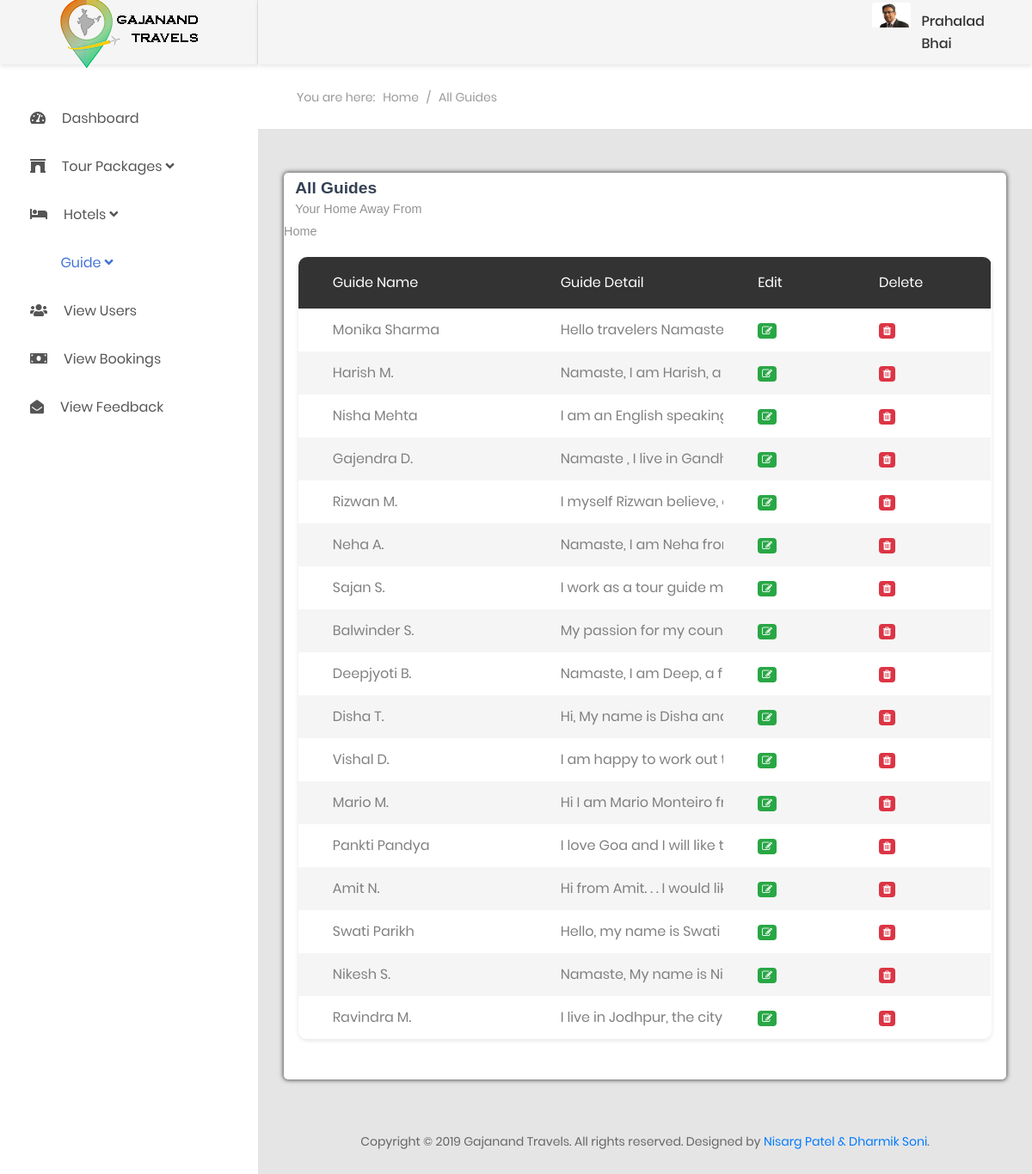
Screenshot of /admin/all_guides.php with the database file from the repository.
### tables this page shows
CREATE TABLE IF NOT EXISTS `tour_guide` (
  `Guide_Id` int(3) NOT NULL AUTO_INCREMENT,
  `Guide_Name` varchar(30) NOT NULL,
  `Guide_Detail` text NOT NULL,
  `Guide_State` varchar(30) NOT NULL,
  `Guide_Image` varchar(255) NOT NULL,
  `Package_Id` int(3) NOT NULL,
  PRIMARY KEY (`Guide_Id`),
  KEY `Guide_Id` (`Guide_Id`),
  KEY `Package_Id` (`Package_Id`)
);

### admin/guide_table.php (called while the page is built, shortened)
<?php
include('../includes/config.php');
$guide_detail = "SELECT * from tour_guide ";
$guide_detail_rs = mysqli_query($con,$guide_detail);
?>

### admin/all_guides.php (the view, shortened to what this page needs)
<?php
    include('guide_table.php');
 ?>
<!DOCTYPE html>
<html lang="en">
<head>
    <link href="css/font-face.css" rel="stylesheet" media="all">
    <link href="vendor/font-awesome-4.7/css/font-awesome.min.css" rel="stylesheet" media="all">
    <link href="vendor/font-awesome-5/css/fontawesome-all.min.css" rel="stylesheet" media="all">
    <link href="vendor/mdi-font/css/material-design-iconic-font.min.css" rel="stylesheet" media="all">
    <link href="vendor/bootstrap-4.1/bootstrap.min.css" rel="stylesheet" media="all">
    <link href="vendor/animsition/animsition.min.css" rel="stylesheet" media="all">
    <link href="vendor/bootstrap-progressbar/bootstrap-progressbar-3.3.4.min.css" rel="stylesheet" media="all">
    <link href="vendor/wow/animate.css" rel="stylesheet" media="all">
    <link href="vendor/css-hamburgers/hamburgers.min.css" rel="stylesheet" media="all">
    <link href="vendor/slick/slick.css" rel="stylesheet" media="all">
    <link href="vendor/select2/select2.min.css" rel="stylesheet" media="all">
    <link href="vendor/perfect-scrollbar/perfect-scrollbar.css" rel="stylesheet" media="all">
<link rel='stylesheet' href='https://use.fontawesome.com/releases/v5.7.0/css/all.css'>
    <link rel="stylesheet" href="https://cdnjs.cloudflare.com/ajax/libs/font-awesome/4.7.0/css/font-awesome.min.css">
    <link href="css/theme.css" rel="stylesheet" media="all">
    <link href="css/my1.css" rel="stylesheet" media="all">
</head>
<body class="animsition">
    <div class="page-wrapper">
        <aside class="menu-sidebar d-none d-lg-block">
            <div class="logo">
                <a href="#">
                    <img src="../Logo/nisFinal.png" alt="Cool Admin"  />
                </a>
            </div>
            <div class="menu-sidebar__content js-scrollbar1">
                <nav class="navbar-sidebar">
                    <ul class="list-unstyled navbar__list">
                         <li class="has-sub">
                            <a href="home.php">
                                <i class="fas fa-tachometer-alt"></i>Dashboard
                            </a>
                        </li>
                        <li>
                            <a class="js-arrow" href="#">
                                <i class="fas fa-archway"></i>Tour Packages
                                <span class="arrow">
                                    <i class="fas fa-angle-down"></i>
                                </span>
                            </a>
                        </li>
                        <li class="has-sub">
                            <a class="js-arrow " href="#">
                                <i class="fas fa-hotel"></i>Hotels
                                <span class="arrow">
                                    <i class="fas fa-angle-down"></i>
                                </span>
                            </a>
                        </li>
                        <li class="has-sub active">
                            <a class="js-arrow" href="#">
                                <i class="zmdi zmdi-face"></i> Guide
                                <span class="arrow">
                                    <i class="fas fa-angle-down"></i>
                                </span>
                            </a>
                        </li>
                        <li class="has-sub">
                            <a href="all_users.php">
                                <i class="fas fa-users"></i>View Users
                            </a>
                        </li>
                        <li class="has-sub">
                            <a href="view_bookings.php">
                                <i class="fas fa-money"></i>View Bookings
                            </a>
                        </li>
                        <li class="has-sub">
                            <a href="view_feedback.php">
                                <i class="fa fa-envelope-open"></i>View Feedback
                            </a>
                        </li>
                    </ul>
                </nav>
            </div>
        </aside>
        <div class="page-container">
            <header class="header-desktop">
                <div class="section__content section__content--p30">
                    <div class="container-fluid">
                        <div class="header-wrap">
                            <div class="header-button">
           <div class="account-wrap" >
                                    <div class="account-item clearfix js-item-menu">
                                        <div class="image">
                                            <img src="images/admin.jpg" alt="Admin"  />
                                        </div>
                                        <div class="content">
                                            <a class="js-acc-btn" href="#">Prahalad Bhai</a>
                                        </div>
                                    </div>
                                </div>
                            </div>
                        </div>
                    </div>
                </div>
            </header>
            <section class="au-breadcrumb m-t-75">
                <div class="section__content section__content--p30">
                    <div class="container-fluid">
                        <div class="row">
                            <div class="col-md-12">
                                <div class="au-breadcrumb-content">
                                    <div class="au-breadcrumb-left">
                                        <span class="au-breadcrumb-span">You are here:</span>
                                        <ul class="list-unstyled list-inline au-breadcrumb__list">
                                            <li class="list-inline-item active">
                                                <a href="home.php">Home</a>
                                            </li>
                                            <li class="list-inline-item seprate">
                                                <span>/</span>
                                            </li>
                                            <li class="list-inline-item">All Guides</li>
                                        </ul>
                                    </div>
                                </div>
                            </div>
                        </div>
                    </div>
                </div>
            </section>
            <div class="main-content">
                <div class="section__content section__content--p30">
                    <div class="container-fluid">
                        <div class="row rrow" style="margin-top: -8%;">
                            <div class="two-box-text">
                        <h4 class="two-box-title">
                                    All Guides
                                </h4>
                                <span class="two-box-desc">
                                    your home away from home
                                </span>
                    </div>
                            <div class="col-lg-18" style="width: 100%; padding: 2%;">
                                <div class="table-responsive table--no-card m-b-30">
                                    <table class="table table-borderless table-striped table-earning">
                                        <thead>
                             <tr>
                                            <th scope="col">Guide Name</th>
                                            <th scope="col">Guide Detail</th>
                                            <th scope="col">Edit</th>
                                            <th scope="col">Delete</th>
                                        </tr>
                                    </thead>
                                    <tbody>
                                        <?php
                                            while($guide_detail_data = mysqli_fetch_array($guide_detail_rs)){
                                         ?>
                                        <tr>
                                            <td><?php echo $guide_detail_data['Guide_Name'];?></td>
                                            <td style="max-width: 100px; overflow-x: scroll;"><?php echo $guide_detail_data['Guide_Detail'];?></td>
                                            <td><a href="edit_guide.php?guideid=<?php echo $guide_detail_data['Guide_Id']; ?>"><span class="badge badge-success" style="cursor:pointer;" ><i class="fa fa-pencil-square-o"></i></span></a></td>
                                            <td><a href="del_guide.php?guideid=<?php echo $guide_detail_data['Guide_Id']; ?>"><span class="badge badge-danger" style="cursor:pointer;"><i class="fa fa-trash"></i></span></a></td>
                                        </tr>
                                        <?php
                                    }
                                    ?>
                                        </tbody>
                                    </table>
                                </div>
                            </div>
                        </div>
                        <div class="row">
                            <div class="col-md-12">
                                <div class="copyright">
                                    <p>Copyright © 2019 Gajanand Travels. All rights reserved. Designed by <a href="#">Nisarg Patel & Dharmik Soni</a>.</p>
                                </div>
                            </div>
                        </div>
                    </div>
                </div>
            </div>
        </div>
    </div>
</body>
</html>

### admin/css/my1.css (style rules this page uses)
.rrow { background-color: #fff; margin-bottom:5%; box-shadow:0px 0px 5px 1px #555; border-radius:5px; }
.two-box-title { font-size: 1.2rem; font-weight: 700; color: #344054; font-family: 'Quicksand', sans-serif; text-transform: capitalize; padding-left: 7%; padding-top: 3%; }
.two-box-desc { font-size: .9rem; font-weight: 500; color: #929292; font-family: 'Quicksand', sans-serif; text-transform: capitalize; padding-left: 7%; width:auto; }

### rows the page displays
tour_guide: Guide_Name "Monika Sharma", Guide_Detail "Hello travelers…"
tour_guide: Guide_Name "Harish M.", Guide_Detail "Namaste, I am Harish, a…"
tour_guide: Guide_Name "Nisha Mehta", Guide_Detail "I am an English…"
tour_guide: Guide_Name "Gajendra D.", Guide_Detail "Namaste , I live in…"
tour_guide: Guide_Name "Rizwan M.", Guide_Detail "I myself Rizwan believe,…"
tour_guide: Guide_Name "Neha A.", Guide_Detail "Namaste, I am Neha…"
tour_guide: Guide_Name "Sajan S.", Guide_Detail "I work as a tour guide…"
tour_guide: Guide_Name "Balwinder S.", Guide_Detail "My passion for my…"
tour_guide: Guide_Name "Deepjyoti B.", Guide_Detail "Namaste, I am Deep, a…"
tour_guide: Guide_Name "Disha T.", Guide_Detail "Hi, My name is Disha…"
tour_guide: Guide_Name "Vishal D.", Guide_Detail "I am happy to work out…"
tour_guide: Guide_Name "Mario M.", Guide_Detail "Hi I am Mario Monteiro…"
tour_guide: Guide_Name "Pankti Pandya", Guide_Detail "I love Goa and I will like…"
tour_guide: Guide_Name "Amit N.", Guide_Detail "Hi from Amit. . . I would…"
tour_guide: Guide_Name "Swati Parikh", Guide_Detail "Hello, my name is Swati…"
tour_guide: Guide_Name "Nikesh S.", Guide_Detail "Namaste, My name is…"
tour_guide: Guide_Name "Ravindra M.", Guide_Detail "I live in Jodhpur, the city…"
